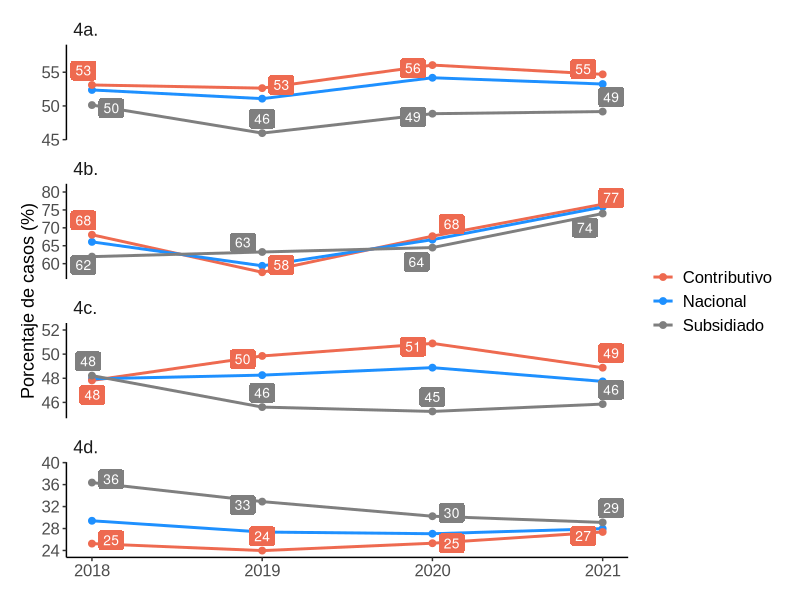

Generate this figure with R: (Note: this script raises an error after producing the figure.)
library(readxl)
library(tidyverse)
library(ggplot2)
library(dplyr)
library(ggrepel)

rm(list=ls())

#Datos
datosfig4 <- read_excel("data/data_cap_014/datosfig4.xlsx")

#Organizar la estructura de datos
datosfig4_long <- datosfig4 %>%
  pivot_longer(cols = starts_with("20"),
               names_to = "Año",
               values_to = "Porcentaje") |>
  mutate(
    Año = factor(Año),
    Tipo = factor(Tipo, levels = c("4a.", "4b.", "4c.", "4d."))
  )


# Convertir Año a numérico y crear etiquetas
datosfig4_long <- datosfig4_long |>
  mutate(
    Año_num = as.numeric(as.character(Año)),
    label_pct = paste0(round(Porcentaje, 1), "%")
  )

# Gráfico
gfig4 <- ggplot(datosfig4_long, aes(x = Año_num, y = Porcentaje, color = Nivel, group = Nivel)) +
  geom_line(size = 1) +
  geom_point(size = 2) +
  geom_label_repel(
    data = datosfig4_long %>% filter(Nivel != "Nacional"),
    aes(label = ifelse(is.na(as.numeric(Porcentaje)), "", round(as.numeric(Porcentaje), 0)), fill = Nivel),
    color = "white",
    size = 3.5,
    label.size = 0,
    show.legend = FALSE,
    max.overlaps = 20,
    box.padding = 0.2,
    point.padding = 0.3,
    direction = "both",
    segment.color = "grey80",
    force = 2
  ) +
  facet_wrap(~ Tipo, ncol = 1, scales = "free_y") +
  scale_y_continuous(expand = expansion(mult = c(0.1, 0.3))) +
  scale_color_manual(
    values = c(
      "Nacional" = "#1E90FF",
      "Contributivo" = "#EE6A50",
      "Subsidiado" = "grey50"
    )
  ) +
  scale_fill_manual(
    values = c(
      "Nacional" = "#1E90FF",
      "Contributivo" = "#EE6A50",
      "Subsidiado" = "grey50"
    )
  ) +
  labs(
    x = NULL,
    y = "Porcentaje de casos (%)",
    color = NULL,
    fill = NULL
  ) +
  theme_classic(base_family = "Arial") +
  theme(
    strip.placement = "outside",
    strip.text = element_text(size = 13, hjust = 0, margin = margin(t = 0, b = 5, l = 5)),
    strip.background = element_blank(),
    axis.line.x = element_line(color = "black"),
    axis.text.x = element_text(size = 12),
    axis.text.y = element_text(size = 12),
    axis.title.x = element_text(size = 13),
    axis.title.y = element_text(size = 13),
    legend.text = element_text(size = 12),
    panel.spacing = unit(1, "lines"),
    plot.margin = margin(15, 15, 15, 15)
  ) +
  coord_cartesian(clip = "off")

gfig4





ggsave("outputs/grafic_cap_014/f4_indicadores.jpg",
       plot = gfig4, 
       width = 8, 
       height = 7, 
       dpi = 300)
